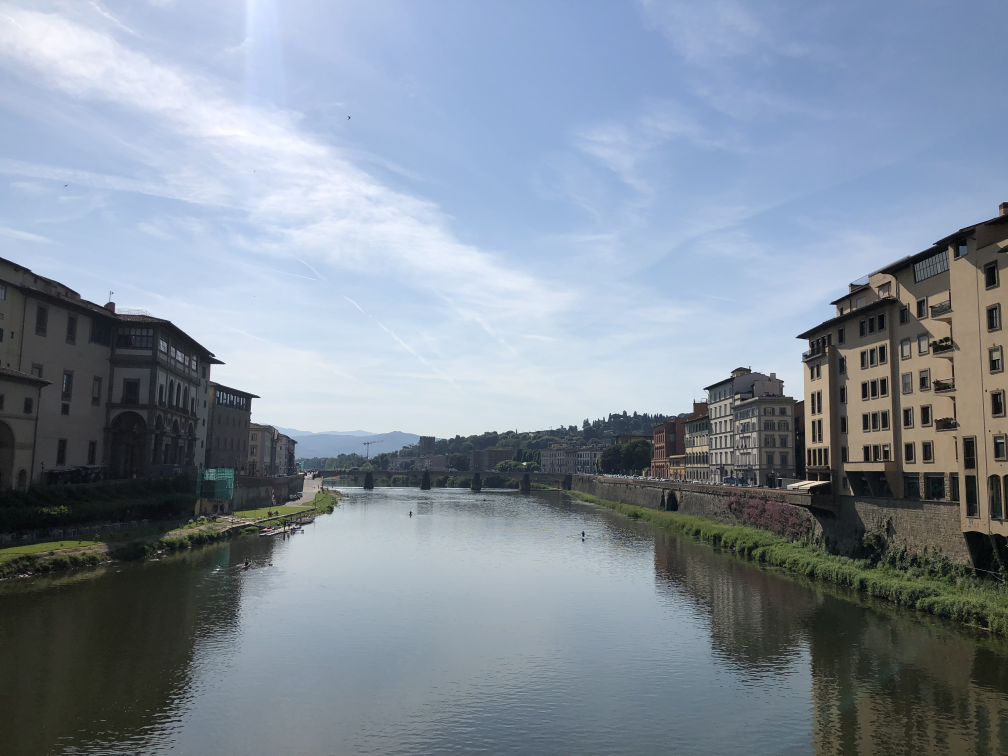
#> input picture GENERALTESTERS/D02_L1S2C3.jpeg, 4032 x 3024 px (shown at 1/4 size)
$ python -i PRNU.py   (imports and definitions only)   (older library calls are emulated)
#> lines starting #> are read from the running program, lines starting #| are printed output that depends on the picture
from multiprocessing import Pool, cpu_count

import numpy as np
import pywt
from numpy.fft import fft2, ifft2
from scipy.ndimage import filters
from sklearn.metrics import roc_curve, auc
from tqdm import tqdm


class ArgumentError(Exception):
    pass


"""
Extraction functions
"""


# [332 lines left out: functions extract_single, noise_extract, noise_extract_compact, extract_multiple_aligned, cut_ctr, wiener_dft and 6 more, not called in this run]


def saturation(im: np.ndarray) -> np.ndarray:
    """
    Saturation as from Binghamton toolbox
    :param im: type np.uint8
    :return: saturation map from input im
    """
    assert (im.dtype == np.uint8)

    if im.ndim == 2:
        im.shape += (1,)

    h, w, ch = im.shape

    if im.max() < 250:
        return np.ones((h, w, ch))

    im_h = im - np.roll(im, (0, 1), (0, 1))
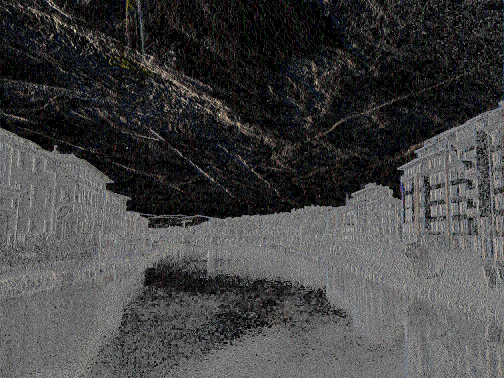
#> im_h: shape (3024, 4032, 3) (shown at 1/8 size); mean R, G, B 66.5, 66.3, 66.5
    im_v = im - np.roll(im, (1, 0), (0, 1))
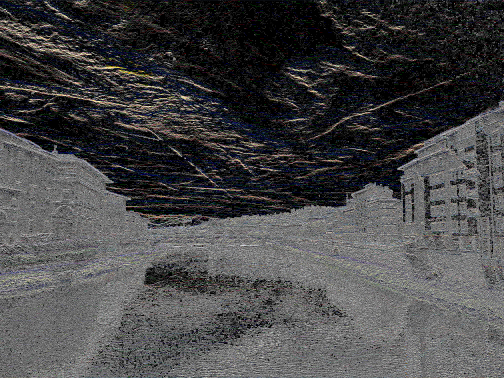
#> im_v: shape (3024, 4032, 3) (shown at 1/8 size); mean R, G, B 70.3, 70.1, 71.1
    satur_map = \
        np.bitwise_not(
            np.bitwise_and(
                np.bitwise_and(
                    np.bitwise_and(
                        im_h != 0, im_v != 0
                    ), np.roll(im_h, (0, -1), (0, 1)) != 0
                ), np.roll(im_v, (-1, 0), (0, 1)) != 0
            )
        )
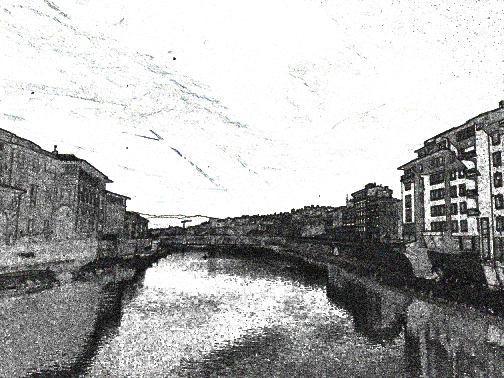
#> satur_map: shape (3024, 4032, 3) bool (shown at 1/8 size); mean R, G, B 0.696, 0.697, 0.696

    max_ch = im.max(axis=0).max(axis=0)
#> max_ch = [255, 255, 255]

    for ch_idx, max_c in enumerate(max_ch):
        if max_c > 250:
            satur_map[:, :, ch_idx] = \
                np.bitwise_not(
                    np.bitwise_and(
                        im[:, :, ch_idx] == max_c, satur_map[:, :, ch_idx]
                    )
                )
#> this loop made 3 passes
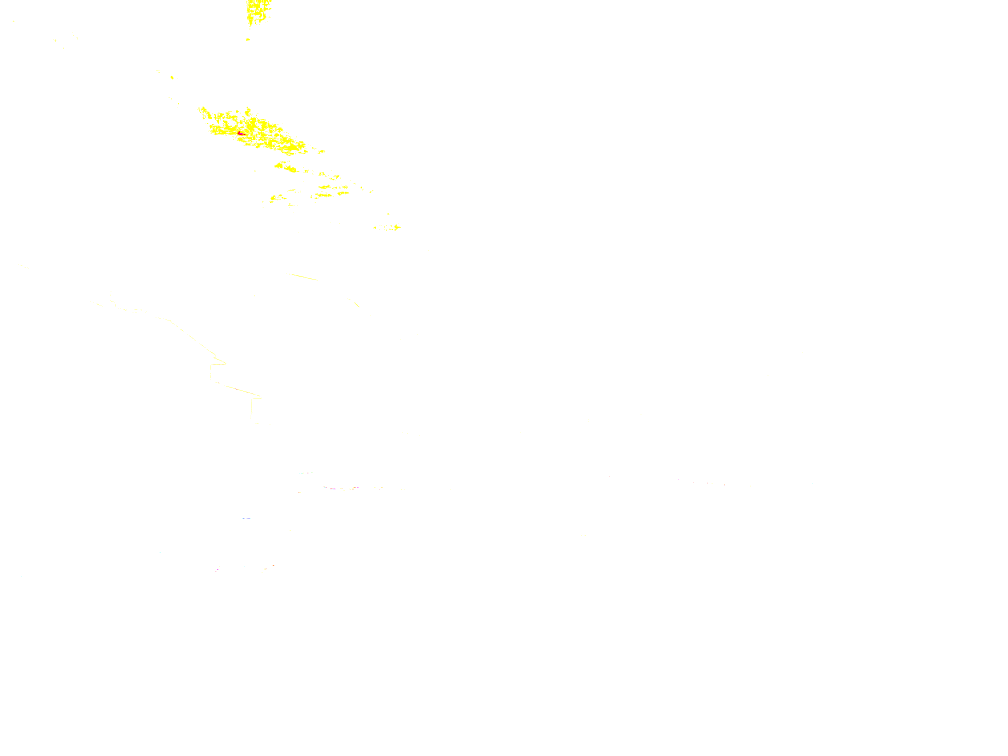
#> satur_map: shape (3024, 4032, 3) bool (shown at 1/4 size); mean R, G, B 1, 1, 0.998

    return satur_map


# [8 lines left out: function inten_sat_compact, not called in this run]


"""
Cross-correlation functions
"""


# [84 lines left out: functions crosscorr_2d, aligned_cc, pce, not called in this run]


"""
Statistical functions
"""


# [50 lines left out: functions stats, gt, not called in this run]

>>> import cv2
>>> picture = cv2.cvtColor(cv2.imread('GENERALTESTERS/D02_L1S2C3.jpeg'), cv2.COLOR_BGR2RGB)
>>> result = saturation(picture)
